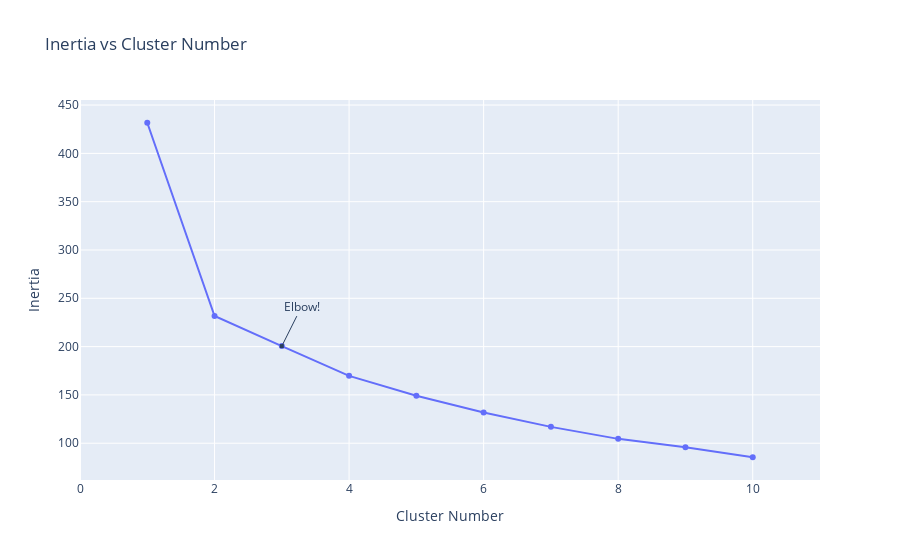

This figure's notebook cell:
### Code cell
from sklearn.cluster import KMeans
from sklearn.preprocessing import MinMaxScaler
import plotly.graph_objects as go


X=df.drop(["name"],axis=1)
scaler = MinMaxScaler()
scaler.fit(X)
X=scaler.transform(X)
inertia = []
for i in range(1,11):
    kmeans = KMeans(
        n_clusters=i, init="k-means++",
        n_init=10,
        tol=1e-04, random_state=42
    )
    kmeans.fit(X)
    inertia.append(kmeans.inertia_)
fig = go.Figure(data=go.Scatter(x=np.arange(1,11),y=inertia))
fig.update_layout(title="Inertia vs Cluster Number",xaxis=dict(range=[0,11],title="Cluster Number"),
                  yaxis={'title':'Inertia'},
                 annotations=[
        dict(
            x=3,
            y=inertia[2],
            xref="x",
            yref="y",
            text="Elbow!",
            showarrow=True,
            arrowhead=7,
            ax=20,
            ay=-40
        )
    ])

### Figure 1 — Plotly figure (JSON) as saved in the notebook; plotly's stock layout.template omitted (floating-point values rounded to 4 significant figures)
{"data": [{"type": "scatter", "x": [1, 2, 3, 4, 5, 6, 7, 8, 9, 10], "y": [431.7, 231.7, 200.5, 169.7, 149.2, 131.9, 116.9, 104.5, 95.7, 85.47]}], "layout": {"annotations": [{"arrowhead": 7, "ax": 20, "ay": -40, "showarrow": true, "text": "Elbow!", "x": 3, "xref": "x", "y": 200.5, "yref": "y"}], "title": {"text": "Inertia vs Cluster Number"}, "xaxis": {"range": [0, 11], "title": {"text": "Cluster Number"}}, "yaxis": {"title": {"text": "Inertia"}}}}
